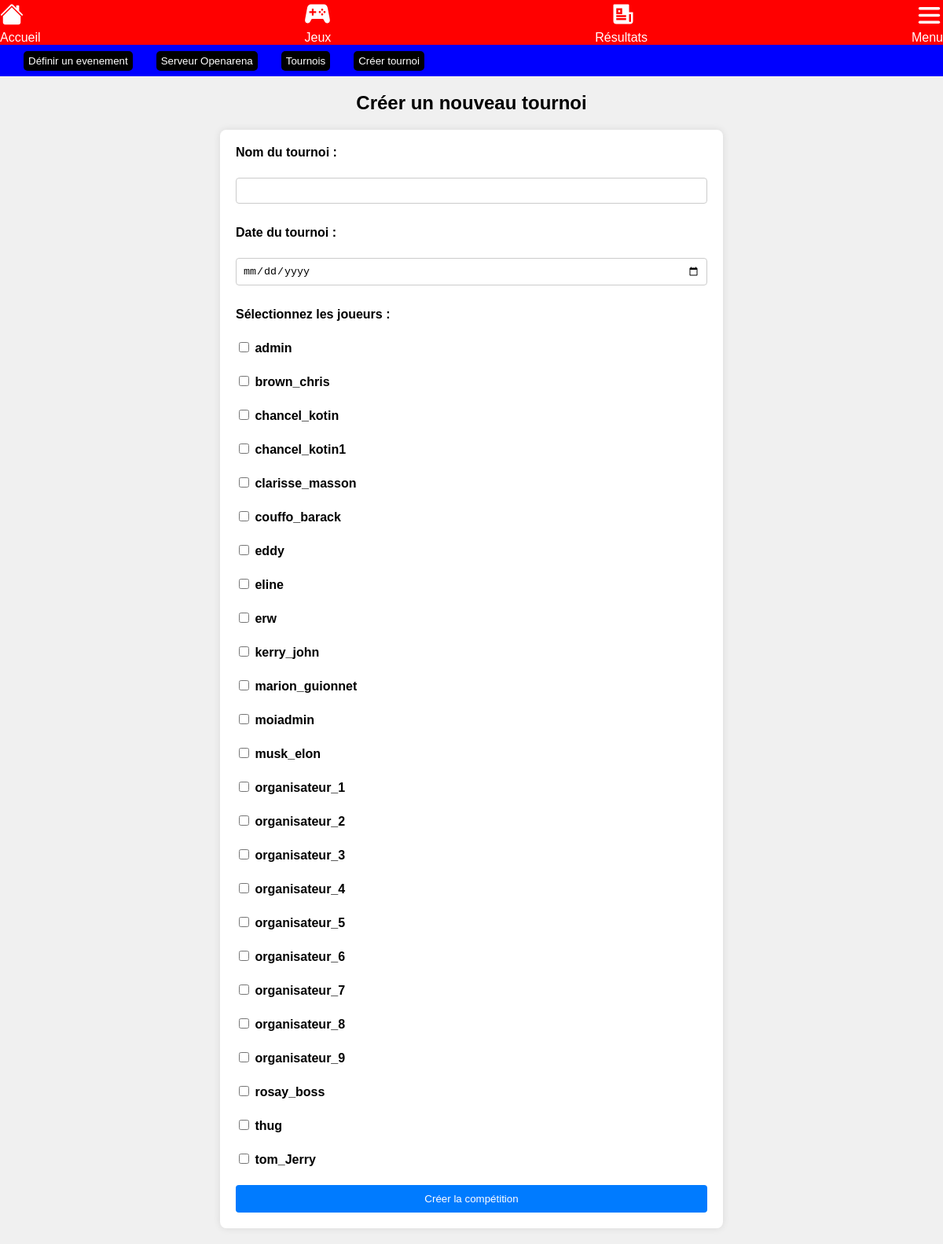
The page /organisateur/competition.php (signed in) on the database its author committed.
### tables this page shows
CREATE TABLE `utilisateurs` (
  `pseudo` varchar(100) NOT NULL,
  `nom_utilisateur` varchar(100) DEFAULT NULL,
  `prenom` varchar(100) DEFAULT NULL,
  `adresse_email` varchar(100) DEFAULT NULL,
  `mot_de_passe` varchar(100) DEFAULT NULL,
  `type` varchar(100) DEFAULT NULL,
  `date_inscription` date DEFAULT NULL,
  `ville` varchar(100) DEFAULT NULL,
  `sexe` varchar(100) DEFAULT NULL,
  `photo_de_profil` text DEFAULT NULL
);

### organisateur/competition.php (the view, shortened to what this page needs)
<?php
        require("../requetes.php");
?>
<!DOCTYPE html>
<html lang="fr">
<head>
</head>
<body>
<div id="tetedepage" style="display: flex;justify-content: space-between;align-items: center;background-color: red;">
<a href="./index.php"></a>
<a href="../../jeux/jeux.php"></a>
<a href="../../resultats/resultats.php"></a>
</div>
<div style="display: flex;align-items: center;justify-content: space-between;background-color: red;">
<div style="color: white;">Accueil</div>
<div style="color: white;">Jeux</div>
<div style="color: white;">Résultats</div>
<div style="color: white;">Menu</div>
</div>
<div style="height: 40px;background-color: blue;display: flex;align-items: center;">
<a href="../creerevenement/index.php"><button style="background: black;border: none;color: white;border-radius: white;height: 25px;border-radius: 5px;margin-left: 30px;">Définir un evenement</button></a>
<a href="index.php"><button style="background: black;border: none;color: white;border-radius: white;height: 25px;border-radius: 5px;margin-left: 30px;">Serveur Openarena</button></a>
<a href="affichage.php"><button style="background: black;border: none;color: white;border-radius: white;height: 25px;border-radius: 5px;margin-left: 30px;">Tournois</button></a>
<a href="competition.php"><button style="background: black;border: none;color: white;border-radius: white;height: 25px;border-radius: 5px;margin-left: 30px;">Créer tournoi</button></a>
</div>
<h2>Créer un nouveau tournoi</h2>
<form action="traitement_competition.php" method="POST">
    <label for="nom">Nom du tournoi :</label><br>
    <input type="text" id="nom" name="nom_tournoi" required><br><br>
    <label for="date">Date du tournoi :</label><br>
    <input type="date" id="date" name="date_tournoi" required><br><br>
    <label for="joueurs">Sélectionnez les joueurs :</label><br>
        <?php
            $requete = $bdd->query('SELECT pseudo FROM utilisateurs');
            while ($row = $requete->fetch(PDO::FETCH_ASSOC)) {
                echo '<label><input type="checkbox" name="joueurs_quart[]" value="' . $row['pseudo'] . '"> ' . $row['pseudo'] . '</label><br>';
            }
            ?>
    <input type="submit" value="Créer la compétition">
</form>
</body>
</html>

### organisateur/competition.php (style rules this page uses)
body { font-family: Arial, sans-serif; margin: 0; padding: 0; background-color: #f0f0f0; }
h2 { text-align: center; margin-top: 20px; }
form { width: 80%; max-width: 600px; margin: 20px auto; padding: 20px; background-color: #fff; border-radius: 8px; box-shadow: 0 0 10px rgba(0, 0, 0, 0.1); }
label { display: block; font-weight: bold; margin-bottom: 5px; }
input[type="text"], input[type="date"], select { width: 100%; padding: 8px; margin-bottom: 10px; border: 1px solid #ccc; border-radius: 4px; box-sizing: border-box; }
input[type="submit"] { width: 100%; padding: 10px; background-color: #007bff; color: #fff; border: none; border-radius: 4px; cursor: pointer; transition: background-color 0.3s; }

### rows shown on the page
utilisateurs: pseudo "admin"
utilisateurs: pseudo "brown_chris"
utilisateurs: pseudo "chancel_kotin"
utilisateurs: pseudo "chancel_kotin1"
utilisateurs: pseudo "clarisse_masson"
utilisateurs: pseudo "couffo_barack"
utilisateurs: pseudo "eddy"
utilisateurs: pseudo "eline"
utilisateurs: pseudo "erw"
utilisateurs: pseudo "kerry_john"
utilisateurs: pseudo "marion_guionnet"
utilisateurs: pseudo "moiadmin"
utilisateurs: pseudo "musk_elon"
utilisateurs: pseudo "organisateur_1"
utilisateurs: pseudo "organisateur_2"
utilisateurs: pseudo "organisateur_3"
utilisateurs: pseudo "organisateur_4"
utilisateurs: pseudo "organisateur_5"
utilisateurs: pseudo "organisateur_6"
utilisateurs: pseudo "organisateur_7"
utilisateurs: pseudo "organisateur_8"
utilisateurs: pseudo "organisateur_9"
utilisateurs: pseudo "rosay_boss"
utilisateurs: pseudo "thug"
utilisateurs: pseudo "tom_Jerry"
